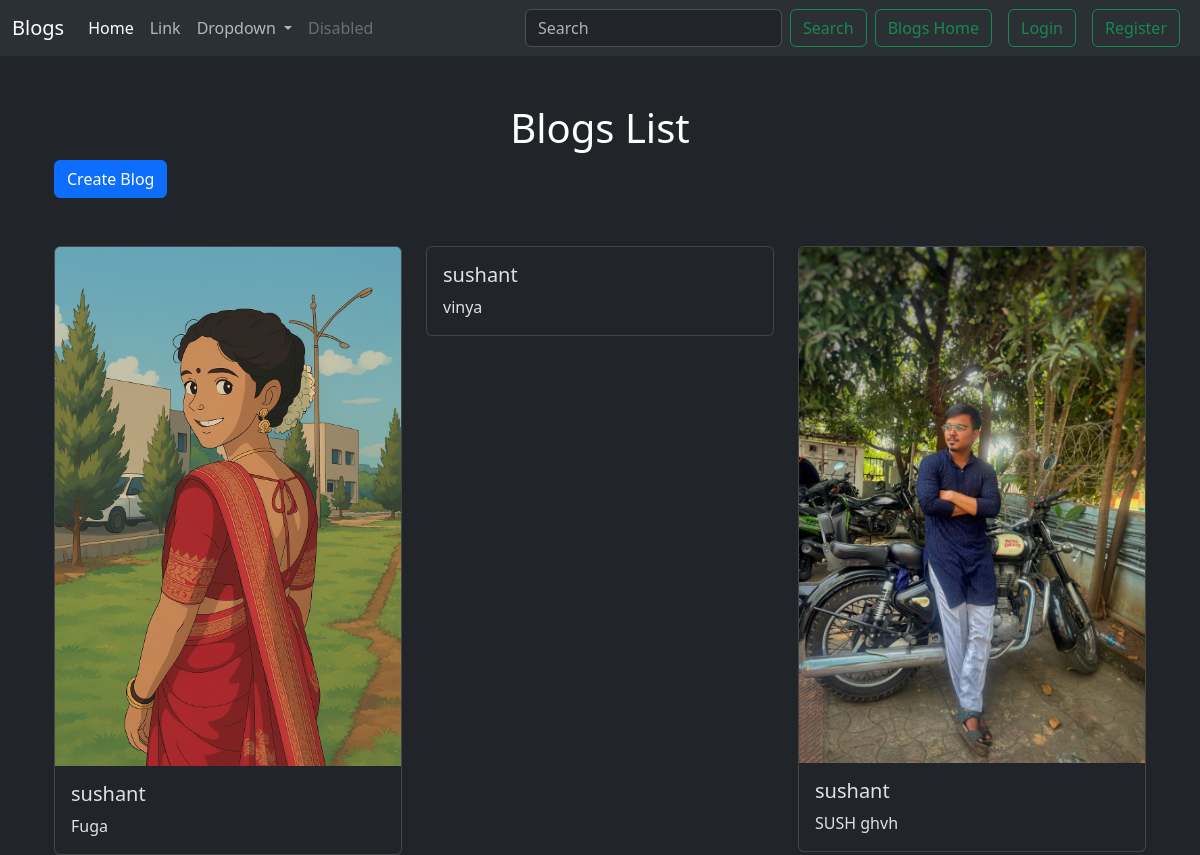
/blog_list/, run on an earlier commit of the app's database.
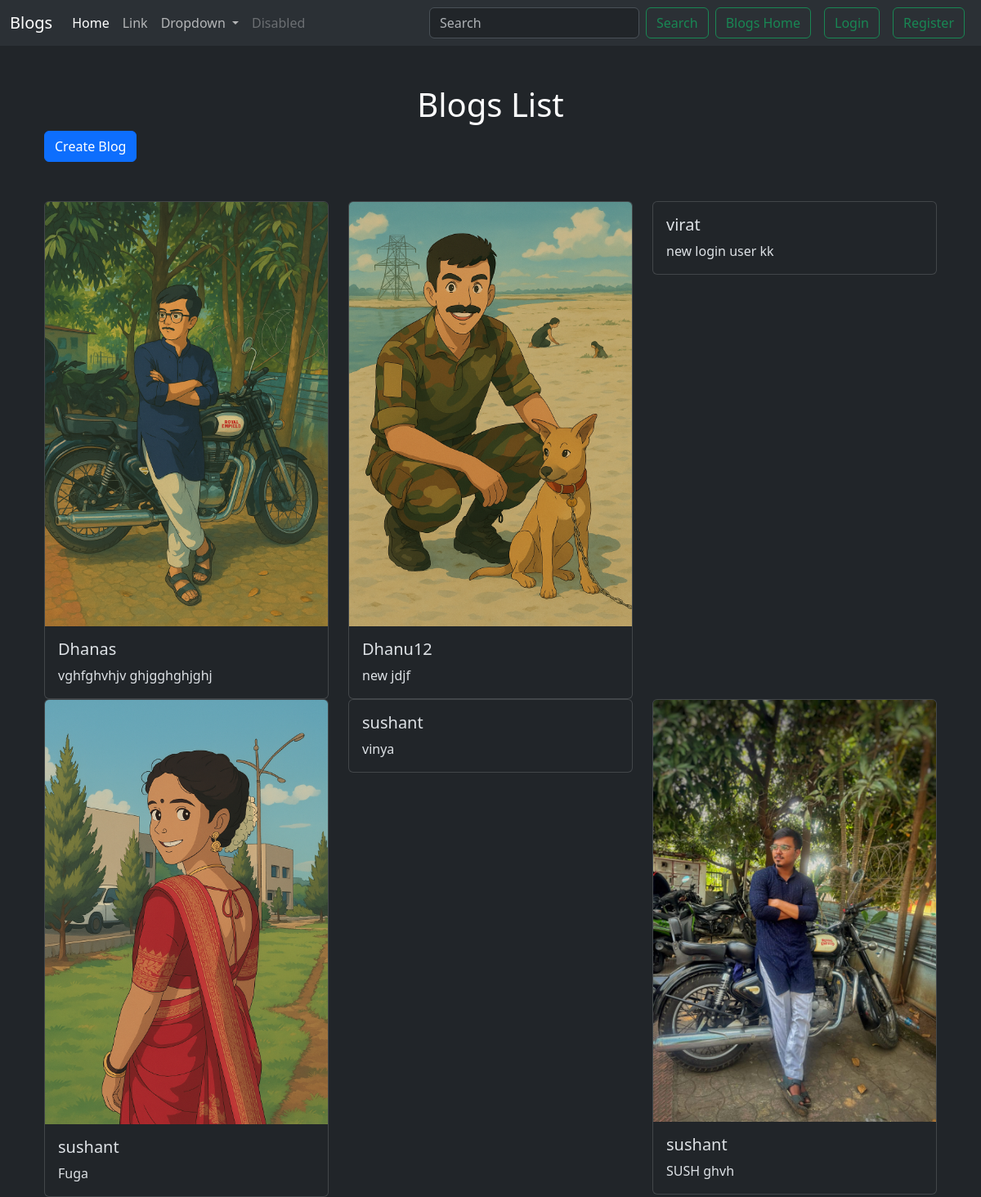
And on a later commit of the database.
### myapp/models.py (models this page shows, shortened)
class Blog(models.Model):
    user = models.ForeignKey(User, on_delete=models.CASCADE)
    text = models.TextField(max_length=240)
    image = models.ImageField(upload_to='blogs/', null=True, blank=True)
    created_at = models.DateTimeField(auto_now_add=True)
    updated_at = models.DateTimeField(auto_now=True)

### myapp/views.py (the view)
# urls.py: path('blog_list/', views.blog_list, name='blog_list'),
def blog_list(request):
    blogs = Blog.objects.all().order_by('-created_at')
    return render(request, 'myapp/blog_list.html', {'blogs': blogs})

### myapp/templates/myapp/blog_list.html (shortened to what this page needs)
{% extends "layout.html" %}
{% block content %}
    <h1 class="text-center text-white mt-5">Blogs List</h1>
    <div class="container">
        <a href="{% url 'blog_create' %}" class="btn btn-primary">Create Blog</a>
        <div class="row  mt-5">
            {% for blog in blogs %}
                <div class="col-md-4">
                    <div class="card">
                        <img src="{{ blog.image.url }}" alt="{{ blog.title }}" class="card-img-top">
                        <div class="card-body">
                            <h5 class="card-title">{{ blog.user.username }}</h5>
                            <p class="card-text">{{ blog.text }}</p>
                        </div>
                    </div>
                </div>
            {% endfor %}
        </div>
    </div>
{% endblock %}

### templates/layout.html (shortened to what this page needs)
{% load static%}
{% load sass_tags %}
<!DOCTYPE html>
<html lang="en" data-bs-theme="dark">
<head>
    <link href="https://cdn.jsdelivr.net/npm/bootstrap@5.3.5/dist/css/bootstrap.min.css" rel="stylesheet" />
    <link rel="stylesheet" href="{% sass_src 'assets/css/style.scss' %}">
</head>
<body>
    <header>
        <nav class="navbar navbar-expand-lg bg-body-tertiary">
            <div class="container-fluid">
              <a class="navbar-brand" href="#">Blogs</a>
              <div class="collapse navbar-collapse" id="navbarSupportedContent">
                <ul class="navbar-nav me-auto mb-2 mb-lg-0">
                  <li class="nav-item">
                    <a class="nav-link active" aria-current="page" href="#">Home</a>
                  </li>
                  <li class="nav-item">
                    <a class="nav-link" href="#">Link</a>
                  </li>
                  <li class="nav-item dropdown">
                    <a class="nav-link dropdown-toggle" href="#" role="button" data-bs-toggle="dropdown" aria-expanded="false">
                      Dropdown
                    </a>
                  </li>
                  <li class="nav-item">
                    <a class="nav-link disabled" aria-disabled="true">Disabled</a>
                  </li>
                </ul>
                <form class="d-flex" role="search">
                  <input class="form-control me-2" type="search" placeholder="Search" aria-label="Search">
                  <button class="btn btn-outline-success" type="submit">Search</button>
                </form>
                <a href="{% url 'blog_list' %}" class="mx-2 btn btn-outline-success">Blogs Home</a>
                {% if user.is_authenticated %}
                    <form action="{% url 'logout' %}" method="post">
                        {% csrf_token %}
                        <button type="submit" class="mx-2 btn btn-outline-danger">Logout</button>
                    </form>
                {% else %}
                    <a href="{% url 'login' %}" class="mx-2 btn btn-outline-success">Login</a>
                    <a href="{% url 'register' %}" class="mx-2 btn btn-outline-success">Register</a>
                {% endif %}
              </div>
            </div>
          </nav>
    </header>
    <div class="container">
        {% block content %}{% endblock %}
    </div>
</body>
</html>

What changed in the data, as far as the page shows it:
added Blog: image (picture), user.username "Dhanas", text "vghfghvhjv ghjgghghjghj"
added Blog: image (picture), user.username "Dhanu12", text "new jdjf"
added Blog: user.username "virat", text "new login user kk"
